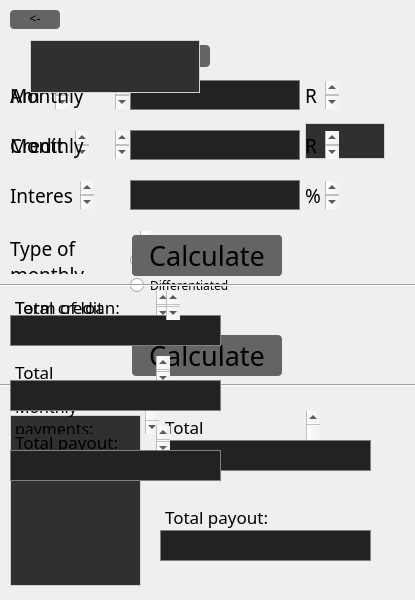
<?xml version="1.0" encoding="UTF-8"?>
<ui version="4.0">
 <class>credit</class>
 <widget class="QDialog" name="credit">
  <property name="geometry">
   <rect>
    <x>0</x>
    <y>0</y>
    <width>415</width>
    <height>600</height>
   </rect>
  </property>
  <property name="windowTitle">
   <string>Dialog</string>
  </property>
  <property name="styleSheet">
   <string notr="true">QListWidget{background-color: rgba(0, 255, 0, 0);}</string>
  </property>
  <widget class="QPushButton" name="pushButton_back">
   <property name="geometry">
    <rect>
     <x>10</x>
     <y>10</y>
     <width>50</width>
     <height>19</height>
    </rect>
   </property>
   <property name="font">
    <font>
     <family>Monaco</family>
    </font>
   </property>
   <property name="focusPolicy">
    <enum>Qt::NoFocus</enum>
   </property>
   <property name="styleSheet">
    <string notr="true">QPushButton{ background-color: rgb(100,100,100); border-radius:4px; padding-bottom: 3px;}
QPushButton:hover{ background-color: rgb(90,90,90);}</string>
   </property>
   <property name="text">
    <string>&lt;-</string>
   </property>
  </widget>
  <widget class="QListWidget" name="listWidget_type">
   <property name="geometry">
    <rect>
     <x>30</x>
     <y>40</y>
     <width>170</width>
     <height>53</height>
    </rect>
   </property>
   <property name="font">
    <font>
     <family>Monaco</family>
    </font>
   </property>
   <property name="autoFillBackground">
    <bool>false</bool>
   </property>
   <property name="styleSheet">
    <string notr="true">QListWidget{border: 1px solid lightgray; background: rgb(48,48,48);}</string>
   </property>
  </widget>
  <widget class="QPushButton" name="pushButton_choose_type">
   <property name="geometry">
    <rect>
     <x>30</x>
     <y>45</y>
     <width>180</width>
     <height>22</height>
    </rect>
   </property>
   <property name="font">
    <font>
     <family>Monaco</family>
    </font>
   </property>
   <property name="focusPolicy">
    <enum>Qt::NoFocus</enum>
   </property>
   <property name="styleSheet">
    <string notr="true">QPushButton{ background-color: rgb(100,100,100); border-radius:4px;}
QPushButton:hover{ background-color: rgb(90,90,90);}</string>
   </property>
   <property name="text">
    <string>Choose type ↓</string>
   </property>
  </widget>
  <widget class="QTextEdit" name="amount">
   <property name="geometry">
    <rect>
     <x>5</x>
     <y>80</y>
     <width>65</width>
     <height>30</height>
    </rect>
   </property>
   <property name="font">
    <font>
     <family>Monaco</family>
    </font>
   </property>
   <property name="styleSheet">
    <string notr="true">QTextEdit{background-color: rgba(0, 255, 0, 0);}</string>
   </property>
   <property name="readOnly">
    <bool>true</bool>
   </property>
   <property name="html">
    <string>&lt;!DOCTYPE HTML PUBLIC &quot;-//W3C//DTD HTML 4.0//EN&quot; &quot;http://www.w3.org/TR/REC-html40/strict.dtd&quot;&gt;
&lt;html&gt;&lt;head&gt;&lt;meta name=&quot;qrichtext&quot; content=&quot;1&quot; /&gt;&lt;meta charset=&quot;utf-8&quot; /&gt;&lt;style type=&quot;text/css&quot;&gt;
p, li { white-space: pre-wrap; }
&lt;/style&gt;&lt;/head&gt;&lt;body style=&quot; font-family:'Monaco'; font-size:13pt; font-weight:400; font-style:normal;&quot;&gt;
&lt;p style=&quot; margin-top:0px; margin-bottom:0px; margin-left:0px; margin-right:0px; -qt-block-indent:0; text-indent:0px;&quot;&gt;&lt;span style=&quot; font-family:'.AppleSystemUIFont'; font-size:14pt;&quot;&gt;Amount: &lt;/span&gt;&lt;/p&gt;&lt;/body&gt;&lt;/html&gt;</string>
   </property>
  </widget>
  <widget class="QTextEdit" name="rub">
   <property name="geometry">
    <rect>
     <x>300</x>
     <y>80</y>
     <width>40</width>
     <height>30</height>
    </rect>
   </property>
   <property name="font">
    <font>
     <family>Monaco</family>
    </font>
   </property>
   <property name="styleSheet">
    <string notr="true">QTextEdit{background-color: rgba(0, 255, 0, 0);}</string>
   </property>
   <property name="readOnly">
    <bool>true</bool>
   </property>
   <property name="html">
    <string>&lt;!DOCTYPE HTML PUBLIC &quot;-//W3C//DTD HTML 4.0//EN&quot; &quot;http://www.w3.org/TR/REC-html40/strict.dtd&quot;&gt;
&lt;html&gt;&lt;head&gt;&lt;meta name=&quot;qrichtext&quot; content=&quot;1&quot; /&gt;&lt;meta charset=&quot;utf-8&quot; /&gt;&lt;style type=&quot;text/css&quot;&gt;
p, li { white-space: pre-wrap; }
&lt;/style&gt;&lt;/head&gt;&lt;body style=&quot; font-family:'Monaco'; font-size:13pt; font-weight:400; font-style:normal;&quot;&gt;
&lt;p style=&quot; margin-top:0px; margin-bottom:0px; margin-left:0px; margin-right:0px; -qt-block-indent:0; text-indent:0px;&quot;&gt;&lt;span style=&quot; font-family:'.AppleSystemUIFont'; font-size:14pt;&quot;&gt;RUB&lt;/span&gt;&lt;/p&gt;&lt;/body&gt;&lt;/html&gt;</string>
   </property>
  </widget>
  <widget class="QLineEdit" name="lineEdit_amount">
   <property name="geometry">
    <rect>
     <x>130</x>
     <y>80</y>
     <width>170</width>
     <height>30</height>
    </rect>
   </property>
   <property name="font">
    <font>
     <family>Monaco</family>
    </font>
   </property>
   <property name="styleSheet">
    <string notr="true">QLineEdit{border: 1px solid gray; background-color: rgb(34,34,34); padding-left: 3 px;}</string>
   </property>
   <property name="maxLength">
    <number>20</number>
   </property>
  </widget>
  <widget class="QTextEdit" name="credit_term">
   <property name="geometry">
    <rect>
     <x>5</x>
     <y>130</y>
     <width>85</width>
     <height>30</height>
    </rect>
   </property>
   <property name="font">
    <font>
     <family>Monaco</family>
    </font>
   </property>
   <property name="styleSheet">
    <string notr="true">QTextEdit{background-color: rgba(0, 255, 0, 0);}</string>
   </property>
   <property name="readOnly">
    <bool>true</bool>
   </property>
   <property name="html">
    <string>&lt;!DOCTYPE HTML PUBLIC &quot;-//W3C//DTD HTML 4.0//EN&quot; &quot;http://www.w3.org/TR/REC-html40/strict.dtd&quot;&gt;
&lt;html&gt;&lt;head&gt;&lt;meta name=&quot;qrichtext&quot; content=&quot;1&quot; /&gt;&lt;meta charset=&quot;utf-8&quot; /&gt;&lt;style type=&quot;text/css&quot;&gt;
p, li { white-space: pre-wrap; }
&lt;/style&gt;&lt;/head&gt;&lt;body style=&quot; font-family:'Monaco'; font-size:13pt; font-weight:400; font-style:normal;&quot;&gt;
&lt;p style=&quot; margin-top:0px; margin-bottom:0px; margin-left:0px; margin-right:0px; -qt-block-indent:0; text-indent:0px;&quot;&gt;&lt;span style=&quot; font-family:'.AppleSystemUIFont'; font-size:14pt;&quot;&gt;Credit term:&lt;/span&gt;&lt;/p&gt;&lt;/body&gt;&lt;/html&gt;</string>
   </property>
  </widget>
  <widget class="QTextEdit" name="interest_rate">
   <property name="geometry">
    <rect>
     <x>5</x>
     <y>180</y>
     <width>90</width>
     <height>30</height>
    </rect>
   </property>
   <property name="font">
    <font>
     <family>Monaco</family>
    </font>
   </property>
   <property name="styleSheet">
    <string notr="true">QTextEdit{background-color: rgba(0, 255, 0, 0);}</string>
   </property>
   <property name="readOnly">
    <bool>true</bool>
   </property>
   <property name="html">
    <string>&lt;!DOCTYPE HTML PUBLIC &quot;-//W3C//DTD HTML 4.0//EN&quot; &quot;http://www.w3.org/TR/REC-html40/strict.dtd&quot;&gt;
&lt;html&gt;&lt;head&gt;&lt;meta name=&quot;qrichtext&quot; content=&quot;1&quot; /&gt;&lt;meta charset=&quot;utf-8&quot; /&gt;&lt;style type=&quot;text/css&quot;&gt;
p, li { white-space: pre-wrap; }
&lt;/style&gt;&lt;/head&gt;&lt;body style=&quot; font-family:'Monaco'; font-size:13pt; font-weight:400; font-style:normal;&quot;&gt;
&lt;p style=&quot; margin-top:0px; margin-bottom:0px; margin-left:0px; margin-right:0px; -qt-block-indent:0; text-indent:0px;&quot;&gt;&lt;span style=&quot; font-family:'.AppleSystemUIFont'; font-size:14pt;&quot;&gt;Interest rate: &lt;/span&gt;&lt;/p&gt;&lt;/body&gt;&lt;/html&gt;</string>
   </property>
  </widget>
  <widget class="QTextEdit" name="typeOfMonthly">
   <property name="geometry">
    <rect>
     <x>5</x>
     <y>230</y>
     <width>150</width>
     <height>45</height>
    </rect>
   </property>
   <property name="font">
    <font>
     <family>Monaco</family>
    </font>
   </property>
   <property name="styleSheet">
    <string notr="true">QTextEdit{background-color: rgba(0, 255, 0, 0);}</string>
   </property>
   <property name="readOnly">
    <bool>true</bool>
   </property>
   <property name="html">
    <string>&lt;!DOCTYPE HTML PUBLIC &quot;-//W3C//DTD HTML 4.0//EN&quot; &quot;http://www.w3.org/TR/REC-html40/strict.dtd&quot;&gt;
&lt;html&gt;&lt;head&gt;&lt;meta name=&quot;qrichtext&quot; content=&quot;1&quot; /&gt;&lt;meta charset=&quot;utf-8&quot; /&gt;&lt;style type=&quot;text/css&quot;&gt;
p, li { white-space: pre-wrap; }
&lt;/style&gt;&lt;/head&gt;&lt;body style=&quot; font-family:'Monaco'; font-size:13pt; font-weight:400; font-style:normal;&quot;&gt;
&lt;p style=&quot; margin-top:0px; margin-bottom:0px; margin-left:0px; margin-right:0px; -qt-block-indent:0; text-indent:0px;&quot;&gt;&lt;span style=&quot; font-family:'.AppleSystemUIFont'; font-size:14pt;&quot;&gt;Type of monthly&lt;/span&gt;&lt;/p&gt;
&lt;p style=&quot; margin-top:0px; margin-bottom:0px; margin-left:0px; margin-right:0px; -qt-block-indent:0; text-indent:0px;&quot;&gt;&lt;span style=&quot; font-family:'.AppleSystemUIFont'; font-size:14pt;&quot;&gt;payments: &lt;/span&gt;&lt;/p&gt;&lt;/body&gt;&lt;/html&gt;</string>
   </property>
  </widget>
  <widget class="QRadioButton" name="radioButton_annuity">
   <property name="geometry">
    <rect>
     <x>130</x>
     <y>250</y>
     <width>85</width>
     <height>20</height>
    </rect>
   </property>
   <property name="font">
    <font>
     <family>Monaco</family>
    </font>
   </property>
   <property name="focusPolicy">
    <enum>Qt::NoFocus</enum>
   </property>
   <property name="text">
    <string>Annuity</string>
   </property>
  </widget>
  <widget class="QRadioButton" name="radioButton_differ">
   <property name="geometry">
    <rect>
     <x>130</x>
     <y>275</y>
     <width>135</width>
     <height>20</height>
    </rect>
   </property>
   <property name="font">
    <font>
     <family>Monaco</family>
    </font>
   </property>
   <property name="focusPolicy">
    <enum>Qt::NoFocus</enum>
   </property>
   <property name="text">
    <string>Differentiated</string>
   </property>
  </widget>
  <widget class="QLineEdit" name="lineEdit_credit">
   <property name="geometry">
    <rect>
     <x>130</x>
     <y>130</y>
     <width>170</width>
     <height>30</height>
    </rect>
   </property>
   <property name="font">
    <font>
     <family>Monaco</family>
    </font>
   </property>
   <property name="styleSheet">
    <string notr="true">QLineEdit{border: 1px solid gray; background-color: rgb(34,34,34); padding-left: 3 px;}</string>
   </property>
   <property name="maxLength">
    <number>20</number>
   </property>
  </widget>
  <widget class="QLineEdit" name="lineEdit_rate">
   <property name="geometry">
    <rect>
     <x>130</x>
     <y>180</y>
     <width>170</width>
     <height>30</height>
    </rect>
   </property>
   <property name="font">
    <font>
     <family>Monaco</family>
    </font>
   </property>
   <property name="styleSheet">
    <string notr="true">QLineEdit{border: 1px solid gray; background-color: rgb(34,34,34); padding-left: 3 px;}</string>
   </property>
   <property name="maxLength">
    <number>20</number>
   </property>
  </widget>
  <widget class="QTextEdit" name="percent">
   <property name="geometry">
    <rect>
     <x>300</x>
     <y>180</y>
     <width>40</width>
     <height>30</height>
    </rect>
   </property>
   <property name="font">
    <font>
     <family>Monaco</family>
    </font>
   </property>
   <property name="styleSheet">
    <string notr="true">QTextEdit{background-color: rgba(0, 255, 0, 0);}</string>
   </property>
   <property name="readOnly">
    <bool>true</bool>
   </property>
   <property name="html">
    <string>&lt;!DOCTYPE HTML PUBLIC &quot;-//W3C//DTD HTML 4.0//EN&quot; &quot;http://www.w3.org/TR/REC-html40/strict.dtd&quot;&gt;
&lt;html&gt;&lt;head&gt;&lt;meta name=&quot;qrichtext&quot; content=&quot;1&quot; /&gt;&lt;meta charset=&quot;utf-8&quot; /&gt;&lt;style type=&quot;text/css&quot;&gt;
p, li { white-space: pre-wrap; }
&lt;/style&gt;&lt;/head&gt;&lt;body style=&quot; font-family:'Monaco'; font-size:13pt; font-weight:400; font-style:normal;&quot;&gt;
&lt;p style=&quot; margin-top:0px; margin-bottom:0px; margin-left:0px; margin-right:0px; -qt-block-indent:0; text-indent:0px;&quot;&gt;&lt;span style=&quot; font-family:'.AppleSystemUIFont'; font-size:14pt;&quot;&gt;%&lt;/span&gt;&lt;/p&gt;&lt;/body&gt;&lt;/html&gt;</string>
   </property>
  </widget>
  <widget class="QPushButton" name="pushButton_months">
   <property name="geometry">
    <rect>
     <x>305</x>
     <y>135</y>
     <width>80</width>
     <height>22</height>
    </rect>
   </property>
   <property name="font">
    <font>
     <family>Monaco</family>
    </font>
   </property>
   <property name="focusPolicy">
    <enum>Qt::NoFocus</enum>
   </property>
   <property name="styleSheet">
    <string notr="true">QPushButton{ background-color: rgb(100,100,100); border-radius:4px;}
QPushButton:hover{ background-color: rgb(90,90,90);}</string>
   </property>
   <property name="text">
    <string>Months ↓</string>
   </property>
  </widget>
  <widget class="QListWidget" name="listWidget_months_years">
   <property name="geometry">
    <rect>
     <x>305</x>
     <y>123</y>
     <width>80</width>
     <height>36</height>
    </rect>
   </property>
   <property name="font">
    <font>
     <family>Monaco</family>
    </font>
   </property>
   <property name="styleSheet">
    <string notr="true">QListWidget{border: 1px solid lightgray; background: rgb(48,48,48);}</string>
   </property>
  </widget>
  <widget class="QPushButton" name="pushButton_calculate_monthly">
   <property name="geometry">
    <rect>
     <x>132</x>
     <y>335</y>
     <width>150</width>
     <height>41</height>
    </rect>
   </property>
   <property name="font">
    <font>
     <family>Monaco</family>
     <pointsize>20</pointsize>
    </font>
   </property>
   <property name="focusPolicy">
    <enum>Qt::NoFocus</enum>
   </property>
   <property name="styleSheet">
    <string notr="true">QPushButton{ background-color: rgb(100,100,100); border-radius:4px;}
QPushButton:hover{ background-color: rgb(90,90,90);}</string>
   </property>
   <property name="text">
    <string>Calculate</string>
   </property>
  </widget>
  <widget class="QTextEdit" name="credit_monthly_pay">
   <property name="geometry">
    <rect>
     <x>5</x>
     <y>130</y>
     <width>125</width>
     <height>30</height>
    </rect>
   </property>
   <property name="font">
    <font>
     <family>Monaco</family>
    </font>
   </property>
   <property name="styleSheet">
    <string notr="true">QTextEdit{background-color: rgba(0, 255, 0, 0);}</string>
   </property>
   <property name="readOnly">
    <bool>true</bool>
   </property>
   <property name="html">
    <string>&lt;!DOCTYPE HTML PUBLIC &quot;-//W3C//DTD HTML 4.0//EN&quot; &quot;http://www.w3.org/TR/REC-html40/strict.dtd&quot;&gt;
&lt;html&gt;&lt;head&gt;&lt;meta name=&quot;qrichtext&quot; content=&quot;1&quot; /&gt;&lt;meta charset=&quot;utf-8&quot; /&gt;&lt;style type=&quot;text/css&quot;&gt;
p, li { white-space: pre-wrap; }
&lt;/style&gt;&lt;/head&gt;&lt;body style=&quot; font-family:'Monaco'; font-size:13pt; font-weight:400; font-style:normal;&quot;&gt;
&lt;p style=&quot; margin-top:0px; margin-bottom:0px; margin-left:0px; margin-right:0px; -qt-block-indent:0; text-indent:0px;&quot;&gt;&lt;span style=&quot; font-family:'.AppleSystemUIFont'; font-size:14pt;&quot;&gt;Monthly payment:&lt;/span&gt;&lt;/p&gt;&lt;/body&gt;&lt;/html&gt;</string>
   </property>
  </widget>
  <widget class="QTextEdit" name="rub_2">
   <property name="geometry">
    <rect>
     <x>300</x>
     <y>130</y>
     <width>40</width>
     <height>30</height>
    </rect>
   </property>
   <property name="font">
    <font>
     <family>Monaco</family>
    </font>
   </property>
   <property name="styleSheet">
    <string notr="true">QTextEdit{background-color: rgba(0, 255, 0, 0);}</string>
   </property>
   <property name="readOnly">
    <bool>true</bool>
   </property>
   <property name="html">
    <string>&lt;!DOCTYPE HTML PUBLIC &quot;-//W3C//DTD HTML 4.0//EN&quot; &quot;http://www.w3.org/TR/REC-html40/strict.dtd&quot;&gt;
&lt;html&gt;&lt;head&gt;&lt;meta name=&quot;qrichtext&quot; content=&quot;1&quot; /&gt;&lt;meta charset=&quot;utf-8&quot; /&gt;&lt;style type=&quot;text/css&quot;&gt;
p, li { white-space: pre-wrap; }
&lt;/style&gt;&lt;/head&gt;&lt;body style=&quot; font-family:'Monaco'; font-size:13pt; font-weight:400; font-style:normal;&quot;&gt;
&lt;p style=&quot; margin-top:0px; margin-bottom:0px; margin-left:0px; margin-right:0px; -qt-block-indent:0; text-indent:0px;&quot;&gt;&lt;span style=&quot; font-family:'.AppleSystemUIFont'; font-size:14pt;&quot;&gt;RUB&lt;/span&gt;&lt;/p&gt;&lt;/body&gt;&lt;/html&gt;</string>
   </property>
  </widget>
  <widget class="QLineEdit" name="lineEdit_monthly_pay">
   <property name="geometry">
    <rect>
     <x>130</x>
     <y>130</y>
     <width>170</width>
     <height>30</height>
    </rect>
   </property>
   <property name="font">
    <font>
     <family>Monaco</family>
    </font>
   </property>
   <property name="styleSheet">
    <string notr="true">QLineEdit{border: 1px solid gray; background-color: rgb(34,34,34); padding-left: 3 px;}</string>
   </property>
   <property name="maxLength">
    <number>20</number>
   </property>
  </widget>
  <widget class="QTextEdit" name="credit_monthly_pay_loan">
   <property name="geometry">
    <rect>
     <x>5</x>
     <y>80</y>
     <width>125</width>
     <height>30</height>
    </rect>
   </property>
   <property name="font">
    <font>
     <family>Monaco</family>
    </font>
   </property>
   <property name="styleSheet">
    <string notr="true">QTextEdit{background-color: rgba(0, 255, 0, 0);}</string>
   </property>
   <property name="readOnly">
    <bool>true</bool>
   </property>
   <property name="html">
    <string>&lt;!DOCTYPE HTML PUBLIC &quot;-//W3C//DTD HTML 4.0//EN&quot; &quot;http://www.w3.org/TR/REC-html40/strict.dtd&quot;&gt;
&lt;html&gt;&lt;head&gt;&lt;meta name=&quot;qrichtext&quot; content=&quot;1&quot; /&gt;&lt;meta charset=&quot;utf-8&quot; /&gt;&lt;style type=&quot;text/css&quot;&gt;
p, li { white-space: pre-wrap; }
&lt;/style&gt;&lt;/head&gt;&lt;body style=&quot; font-family:'Monaco'; font-size:13pt; font-weight:400; font-style:normal;&quot;&gt;
&lt;p style=&quot; margin-top:0px; margin-bottom:0px; margin-left:0px; margin-right:0px; -qt-block-indent:0; text-indent:0px;&quot;&gt;&lt;span style=&quot; font-family:'.AppleSystemUIFont'; font-size:14pt;&quot;&gt;Monthly payment:&lt;/span&gt;&lt;/p&gt;&lt;/body&gt;&lt;/html&gt;</string>
   </property>
  </widget>
  <widget class="QLineEdit" name="lineEdit_monthly_pay_loan">
   <property name="geometry">
    <rect>
     <x>130</x>
     <y>80</y>
     <width>170</width>
     <height>30</height>
    </rect>
   </property>
   <property name="font">
    <font>
     <family>Monaco</family>
    </font>
   </property>
   <property name="styleSheet">
    <string notr="true">QLineEdit{border: 1px solid gray; background-color: rgb(34,34,34); padding-left: 3 px;}</string>
   </property>
   <property name="maxLength">
    <number>20</number>
   </property>
  </widget>
  <widget class="Line" name="line">
   <property name="geometry">
    <rect>
     <x>-100</x>
     <y>375</y>
     <width>671</width>
     <height>20</height>
    </rect>
   </property>
   <property name="font">
    <font>
     <family>Monaco</family>
    </font>
   </property>
   <property name="styleSheet">
    <string notr="true"/>
   </property>
   <property name="orientation">
    <enum>Qt::Horizontal</enum>
   </property>
  </widget>
  <widget class="QPushButton" name="pushButton_calculate_credit">
   <property name="geometry">
    <rect>
     <x>132</x>
     <y>235</y>
     <width>150</width>
     <height>41</height>
    </rect>
   </property>
   <property name="font">
    <font>
     <family>Monaco</family>
     <pointsize>20</pointsize>
    </font>
   </property>
   <property name="focusPolicy">
    <enum>Qt::NoFocus</enum>
   </property>
   <property name="styleSheet">
    <string notr="true">QPushButton{ background-color: rgb(100,100,100); border-radius:4px;}
QPushButton:hover{ background-color: rgb(90,90,90);}</string>
   </property>
   <property name="text">
    <string>Calculate</string>
   </property>
  </widget>
  <widget class="QPushButton" name="pushButton_calculate_loan">
   <property name="geometry">
    <rect>
     <x>132</x>
     <y>235</y>
     <width>150</width>
     <height>41</height>
    </rect>
   </property>
   <property name="font">
    <font>
     <family>Monaco</family>
     <pointsize>20</pointsize>
    </font>
   </property>
   <property name="focusPolicy">
    <enum>Qt::NoFocus</enum>
   </property>
   <property name="styleSheet">
    <string notr="true">QPushButton{ background-color: rgb(100,100,100); border-radius:4px;}
QPushButton:hover{ background-color: rgb(90,90,90);}</string>
   </property>
   <property name="text">
    <string>Calculate</string>
   </property>
  </widget>
  <widget class="QListWidget" name="listWidget_payment_output">
   <property name="geometry">
    <rect>
     <x>10</x>
     <y>415</y>
     <width>131</width>
     <height>171</height>
    </rect>
   </property>
   <property name="font">
    <font>
     <family>Monaco</family>
    </font>
   </property>
   <property name="autoFillBackground">
    <bool>false</bool>
   </property>
   <property name="styleSheet">
    <string notr="true">QListWidget{border: 1px solid lightgray; background: rgb(48,48,48);}</string>
   </property>
   <property name="itemAlignment">
    <set>Qt::AlignLeading</set>
   </property>
  </widget>
  <widget class="QTextEdit" name="text_monthlyOut">
   <property name="geometry">
    <rect>
     <x>10</x>
     <y>390</y>
     <width>150</width>
     <height>45</height>
    </rect>
   </property>
   <property name="font">
    <font>
     <family>Monaco</family>
    </font>
   </property>
   <property name="styleSheet">
    <string notr="true">QTextEdit{background-color: rgba(0, 255, 0, 0);}</string>
   </property>
   <property name="readOnly">
    <bool>true</bool>
   </property>
   <property name="html">
    <string>&lt;!DOCTYPE HTML PUBLIC &quot;-//W3C//DTD HTML 4.0//EN&quot; &quot;http://www.w3.org/TR/REC-html40/strict.dtd&quot;&gt;
&lt;html&gt;&lt;head&gt;&lt;meta name=&quot;qrichtext&quot; content=&quot;1&quot; /&gt;&lt;meta charset=&quot;utf-8&quot; /&gt;&lt;style type=&quot;text/css&quot;&gt;
p, li { white-space: pre-wrap; }
&lt;/style&gt;&lt;/head&gt;&lt;body style=&quot; font-family:'Monaco'; font-size:13pt; font-weight:400; font-style:normal;&quot;&gt;
&lt;p style=&quot; margin-top:0px; margin-bottom:0px; margin-left:0px; margin-right:0px; -qt-block-indent:0; text-indent:0px;&quot;&gt;&lt;span style=&quot; font-size:12pt;&quot;&gt;Monthly payments:&lt;/span&gt;&lt;/p&gt;&lt;/body&gt;&lt;/html&gt;</string>
   </property>
  </widget>
  <widget class="QTextEdit" name="text_total_over">
   <property name="geometry">
    <rect>
     <x>160</x>
     <y>410</y>
     <width>161</width>
     <height>45</height>
    </rect>
   </property>
   <property name="font">
    <font>
     <family>Monaco</family>
    </font>
   </property>
   <property name="styleSheet">
    <string notr="true">QTextEdit{background-color: rgba(0, 255, 0, 0);}</string>
   </property>
   <property name="readOnly">
    <bool>true</bool>
   </property>
   <property name="html">
    <string>&lt;!DOCTYPE HTML PUBLIC &quot;-//W3C//DTD HTML 4.0//EN&quot; &quot;http://www.w3.org/TR/REC-html40/strict.dtd&quot;&gt;
&lt;html&gt;&lt;head&gt;&lt;meta name=&quot;qrichtext&quot; content=&quot;1&quot; /&gt;&lt;meta charset=&quot;utf-8&quot; /&gt;&lt;style type=&quot;text/css&quot;&gt;
p, li { white-space: pre-wrap; }
&lt;/style&gt;&lt;/head&gt;&lt;body style=&quot; font-family:'Monaco'; font-size:13pt; font-weight:400; font-style:normal;&quot;&gt;
&lt;p style=&quot; margin-top:0px; margin-bottom:0px; margin-left:0px; margin-right:0px; -qt-block-indent:0; text-indent:0px;&quot;&gt;Total overpayment:&lt;/p&gt;&lt;/body&gt;&lt;/html&gt;</string>
   </property>
  </widget>
  <widget class="QTextEdit" name="text_total_payout">
   <property name="geometry">
    <rect>
     <x>160</x>
     <y>500</y>
     <width>131</width>
     <height>45</height>
    </rect>
   </property>
   <property name="font">
    <font>
     <family>Monaco</family>
    </font>
   </property>
   <property name="styleSheet">
    <string notr="true">QTextEdit{background-color: rgba(0, 255, 0, 0);}</string>
   </property>
   <property name="readOnly">
    <bool>true</bool>
   </property>
   <property name="html">
    <string>&lt;!DOCTYPE HTML PUBLIC &quot;-//W3C//DTD HTML 4.0//EN&quot; &quot;http://www.w3.org/TR/REC-html40/strict.dtd&quot;&gt;
&lt;html&gt;&lt;head&gt;&lt;meta name=&quot;qrichtext&quot; content=&quot;1&quot; /&gt;&lt;meta charset=&quot;utf-8&quot; /&gt;&lt;style type=&quot;text/css&quot;&gt;
p, li { white-space: pre-wrap; }
&lt;/style&gt;&lt;/head&gt;&lt;body style=&quot; font-family:'Monaco'; font-size:13pt; font-weight:400; font-style:normal;&quot;&gt;
&lt;p style=&quot; margin-top:0px; margin-bottom:0px; margin-left:0px; margin-right:0px; -qt-block-indent:0; text-indent:0px;&quot;&gt;Total payout:&lt;/p&gt;&lt;/body&gt;&lt;/html&gt;</string>
   </property>
  </widget>
  <widget class="QLineEdit" name="lineEdit_overpay">
   <property name="geometry">
    <rect>
     <x>160</x>
     <y>440</y>
     <width>211</width>
     <height>31</height>
    </rect>
   </property>
   <property name="font">
    <font>
     <family>Monaco</family>
    </font>
   </property>
   <property name="styleSheet">
    <string notr="true">QLineEdit{border: 1px solid gray; background-color: rgb(34,34,34); padding-left: 3 px;}</string>
   </property>
   <property name="readOnly">
    <bool>true</bool>
   </property>
  </widget>
  <widget class="QLineEdit" name="lineEdit_payout">
   <property name="geometry">
    <rect>
     <x>160</x>
     <y>530</y>
     <width>211</width>
     <height>31</height>
    </rect>
   </property>
   <property name="font">
    <font>
     <family>Monaco</family>
    </font>
   </property>
   <property name="styleSheet">
    <string notr="true">QLineEdit{border: 1px solid gray; background-color: rgb(34,34,34); padding-left: 3 px;}</string>
   </property>
   <property name="readOnly">
    <bool>true</bool>
   </property>
  </widget>
  <widget class="QTextEdit" name="text_total_pay_term">
   <property name="geometry">
    <rect>
     <x>10</x>
     <y>425</y>
     <width>161</width>
     <height>31</height>
    </rect>
   </property>
   <property name="font">
    <font>
     <family>Monaco</family>
    </font>
   </property>
   <property name="styleSheet">
    <string notr="true">QTextEdit{background-color: rgba(0, 255, 0, 0);}</string>
   </property>
   <property name="readOnly">
    <bool>true</bool>
   </property>
   <property name="html">
    <string>&lt;!DOCTYPE HTML PUBLIC &quot;-//W3C//DTD HTML 4.0//EN&quot; &quot;http://www.w3.org/TR/REC-html40/strict.dtd&quot;&gt;
&lt;html&gt;&lt;head&gt;&lt;meta name=&quot;qrichtext&quot; content=&quot;1&quot; /&gt;&lt;meta charset=&quot;utf-8&quot; /&gt;&lt;style type=&quot;text/css&quot;&gt;
p, li { white-space: pre-wrap; }
&lt;/style&gt;&lt;/head&gt;&lt;body style=&quot; font-family:'Monaco'; font-size:13pt; font-weight:400; font-style:normal;&quot;&gt;
&lt;p style=&quot; margin-top:0px; margin-bottom:0px; margin-left:0px; margin-right:0px; -qt-block-indent:0; text-indent:0px;&quot;&gt;Total payout:&lt;/p&gt;&lt;/body&gt;&lt;/html&gt;</string>
   </property>
  </widget>
  <widget class="QTextEdit" name="text_total_over_term">
   <property name="geometry">
    <rect>
     <x>10</x>
     <y>355</y>
     <width>161</width>
     <height>31</height>
    </rect>
   </property>
   <property name="font">
    <font>
     <family>Monaco</family>
    </font>
   </property>
   <property name="styleSheet">
    <string notr="true">QTextEdit{background-color: rgba(0, 255, 0, 0);}</string>
   </property>
   <property name="readOnly">
    <bool>true</bool>
   </property>
   <property name="html">
    <string>&lt;!DOCTYPE HTML PUBLIC &quot;-//W3C//DTD HTML 4.0//EN&quot; &quot;http://www.w3.org/TR/REC-html40/strict.dtd&quot;&gt;
&lt;html&gt;&lt;head&gt;&lt;meta name=&quot;qrichtext&quot; content=&quot;1&quot; /&gt;&lt;meta charset=&quot;utf-8&quot; /&gt;&lt;style type=&quot;text/css&quot;&gt;
p, li { white-space: pre-wrap; }
&lt;/style&gt;&lt;/head&gt;&lt;body style=&quot; font-family:'Monaco'; font-size:13pt; font-weight:400; font-style:normal;&quot;&gt;
&lt;p style=&quot; margin-top:0px; margin-bottom:0px; margin-left:0px; margin-right:0px; -qt-block-indent:0; text-indent:0px;&quot;&gt;Total overpayment:&lt;/p&gt;&lt;/body&gt;&lt;/html&gt;</string>
   </property>
  </widget>
  <widget class="QTextEdit" name="text_total_term">
   <property name="geometry">
    <rect>
     <x>10</x>
     <y>290</y>
     <width>161</width>
     <height>31</height>
    </rect>
   </property>
   <property name="font">
    <font>
     <family>Monaco</family>
    </font>
   </property>
   <property name="styleSheet">
    <string notr="true">QTextEdit{background-color: rgba(0, 255, 0, 0);}</string>
   </property>
   <property name="readOnly">
    <bool>true</bool>
   </property>
   <property name="html">
    <string>&lt;!DOCTYPE HTML PUBLIC &quot;-//W3C//DTD HTML 4.0//EN&quot; &quot;http://www.w3.org/TR/REC-html40/strict.dtd&quot;&gt;
&lt;html&gt;&lt;head&gt;&lt;meta name=&quot;qrichtext&quot; content=&quot;1&quot; /&gt;&lt;meta charset=&quot;utf-8&quot; /&gt;&lt;style type=&quot;text/css&quot;&gt;
p, li { white-space: pre-wrap; }
&lt;/style&gt;&lt;/head&gt;&lt;body style=&quot; font-family:'Monaco'; font-size:13pt; font-weight:400; font-style:normal;&quot;&gt;
&lt;p style=&quot; margin-top:0px; margin-bottom:0px; margin-left:0px; margin-right:0px; -qt-block-indent:0; text-indent:0px;&quot;&gt;Term of loan:&lt;/p&gt;&lt;/body&gt;&lt;/html&gt;</string>
   </property>
  </widget>
  <widget class="QLineEdit" name="lineEdit_term">
   <property name="geometry">
    <rect>
     <x>10</x>
     <y>315</y>
     <width>211</width>
     <height>31</height>
    </rect>
   </property>
   <property name="font">
    <font>
     <family>Monaco</family>
    </font>
   </property>
   <property name="styleSheet">
    <string notr="true">QLineEdit{border: 1px solid gray; background-color: rgb(34,34,34); padding-left: 3 px;}</string>
   </property>
   <property name="readOnly">
    <bool>true</bool>
   </property>
  </widget>
  <widget class="QLineEdit" name="lineEdit_overpay_term">
   <property name="geometry">
    <rect>
     <x>10</x>
     <y>380</y>
     <width>211</width>
     <height>31</height>
    </rect>
   </property>
   <property name="font">
    <font>
     <family>Monaco</family>
    </font>
   </property>
   <property name="styleSheet">
    <string notr="true">QLineEdit{border: 1px solid gray; background-color: rgb(34,34,34); padding-left: 3 px;}</string>
   </property>
   <property name="readOnly">
    <bool>true</bool>
   </property>
  </widget>
  <widget class="QLineEdit" name="lineEdit_fullsum_term">
   <property name="geometry">
    <rect>
     <x>10</x>
     <y>450</y>
     <width>211</width>
     <height>31</height>
    </rect>
   </property>
   <property name="font">
    <font>
     <family>Monaco</family>
    </font>
   </property>
   <property name="styleSheet">
    <string notr="true">QLineEdit{border: 1px solid gray; background-color: rgb(34,34,34); padding-left: 3 px;}</string>
   </property>
   <property name="readOnly">
    <bool>true</bool>
   </property>
  </widget>
  <widget class="QTextEdit" name="text_total_credit">
   <property name="geometry">
    <rect>
     <x>10</x>
     <y>290</y>
     <width>171</width>
     <height>31</height>
    </rect>
   </property>
   <property name="font">
    <font>
     <family>Monaco</family>
    </font>
   </property>
   <property name="styleSheet">
    <string notr="true">QTextEdit{background-color: rgba(0, 255, 0, 0);}</string>
   </property>
   <property name="readOnly">
    <bool>true</bool>
   </property>
   <property name="html">
    <string>&lt;!DOCTYPE HTML PUBLIC &quot;-//W3C//DTD HTML 4.0//EN&quot; &quot;http://www.w3.org/TR/REC-html40/strict.dtd&quot;&gt;
&lt;html&gt;&lt;head&gt;&lt;meta name=&quot;qrichtext&quot; content=&quot;1&quot; /&gt;&lt;meta charset=&quot;utf-8&quot; /&gt;&lt;style type=&quot;text/css&quot;&gt;
p, li { white-space: pre-wrap; }
&lt;/style&gt;&lt;/head&gt;&lt;body style=&quot; font-family:'Monaco'; font-size:13pt; font-weight:400; font-style:normal;&quot;&gt;
&lt;p style=&quot; margin-top:0px; margin-bottom:0px; margin-left:0px; margin-right:0px; -qt-block-indent:0; text-indent:0px;&quot;&gt;Total credit amount:&lt;/p&gt;&lt;/body&gt;&lt;/html&gt;</string>
   </property>
  </widget>
  <widget class="Line" name="line_2">
   <property name="geometry">
    <rect>
     <x>-10</x>
     <y>275</y>
     <width>671</width>
     <height>20</height>
    </rect>
   </property>
   <property name="font">
    <font>
     <family>Monaco</family>
    </font>
   </property>
   <property name="styleSheet">
    <string notr="true"/>
   </property>
   <property name="orientation">
    <enum>Qt::Horizontal</enum>
   </property>
  </widget>
  <zorder>pushButton_choose_type</zorder>
  <zorder>line</zorder>
  <zorder>pushButton_back</zorder>
  <zorder>amount</zorder>
  <zorder>rub</zorder>
  <zorder>lineEdit_amount</zorder>
  <zorder>credit_term</zorder>
  <zorder>interest_rate</zorder>
  <zorder>typeOfMonthly</zorder>
  <zorder>radioButton_annuity</zorder>
  <zorder>radioButton_differ</zorder>
  <zorder>lineEdit_credit</zorder>
  <zorder>lineEdit_rate</zorder>
  <zorder>percent</zorder>
  <zorder>pushButton_months</zorder>
  <zorder>listWidget_months_years</zorder>
  <zorder>pushButton_calculate_monthly</zorder>
  <zorder>credit_monthly_pay</zorder>
  <zorder>rub_2</zorder>
  <zorder>lineEdit_monthly_pay</zorder>
  <zorder>credit_monthly_pay_loan</zorder>
  <zorder>lineEdit_monthly_pay_loan</zorder>
  <zorder>listWidget_type</zorder>
  <zorder>pushButton_calculate_credit</zorder>
  <zorder>pushButton_calculate_loan</zorder>
  <zorder>listWidget_payment_output</zorder>
  <zorder>text_monthlyOut</zorder>
  <zorder>text_total_over</zorder>
  <zorder>text_total_payout</zorder>
  <zorder>lineEdit_overpay</zorder>
  <zorder>lineEdit_payout</zorder>
  <zorder>text_total_pay_term</zorder>
  <zorder>text_total_over_term</zorder>
  <zorder>text_total_term</zorder>
  <zorder>lineEdit_term</zorder>
  <zorder>lineEdit_overpay_term</zorder>
  <zorder>lineEdit_fullsum_term</zorder>
  <zorder>text_total_credit</zorder>
  <zorder>line_2</zorder>
 </widget>
 <resources/>
 <connections/>
</ui>
